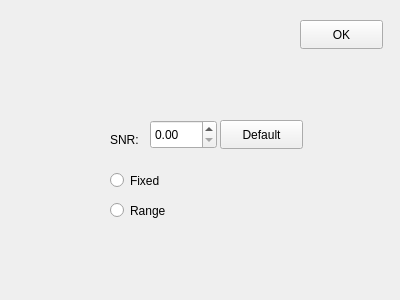
<?xml version="1.0" encoding="UTF-8"?>
<ui version="4.0">
 <class>snrWindow</class>
 <widget class="QWidget" name="snrWindow">
  <property name="geometry">
   <rect>
    <x>0</x>
    <y>0</y>
    <width>400</width>
    <height>300</height>
   </rect>
  </property>
  <property name="windowTitle">
   <string>Form</string>
  </property>
  <widget class="QLabel" name="label">
   <property name="geometry">
    <rect>
     <x>110</x>
     <y>130</y>
     <width>63</width>
     <height>20</height>
    </rect>
   </property>
   <property name="text">
    <string>SNR:</string>
   </property>
  </widget>
  <widget class="QDoubleSpinBox" name="doubleSpinBox">
   <property name="geometry">
    <rect>
     <x>150</x>
     <y>120</y>
     <width>67</width>
     <height>29</height>
    </rect>
   </property>
  </widget>
  <widget class="QPushButton" name="pushButton">
   <property name="geometry">
    <rect>
     <x>300</x>
     <y>20</y>
     <width>83</width>
     <height>29</height>
    </rect>
   </property>
   <property name="text">
    <string>OK</string>
   </property>
  </widget>
  <widget class="QPushButton" name="pushButton_2">
   <property name="geometry">
    <rect>
     <x>220</x>
     <y>120</y>
     <width>83</width>
     <height>29</height>
    </rect>
   </property>
   <property name="text">
    <string>Default</string>
   </property>
  </widget>
  <widget class="QRadioButton" name="radioButton">
   <property name="geometry">
    <rect>
     <x>110</x>
     <y>170</y>
     <width>71</width>
     <height>21</height>
    </rect>
   </property>
   <property name="text">
    <string>Fixed</string>
   </property>
  </widget>
  <widget class="QRadioButton" name="radioButton_2">
   <property name="geometry">
    <rect>
     <x>110</x>
     <y>200</y>
     <width>71</width>
     <height>21</height>
    </rect>
   </property>
   <property name="text">
    <string>Range</string>
   </property>
  </widget>
 </widget>
 <resources/>
 <connections/>
</ui>
